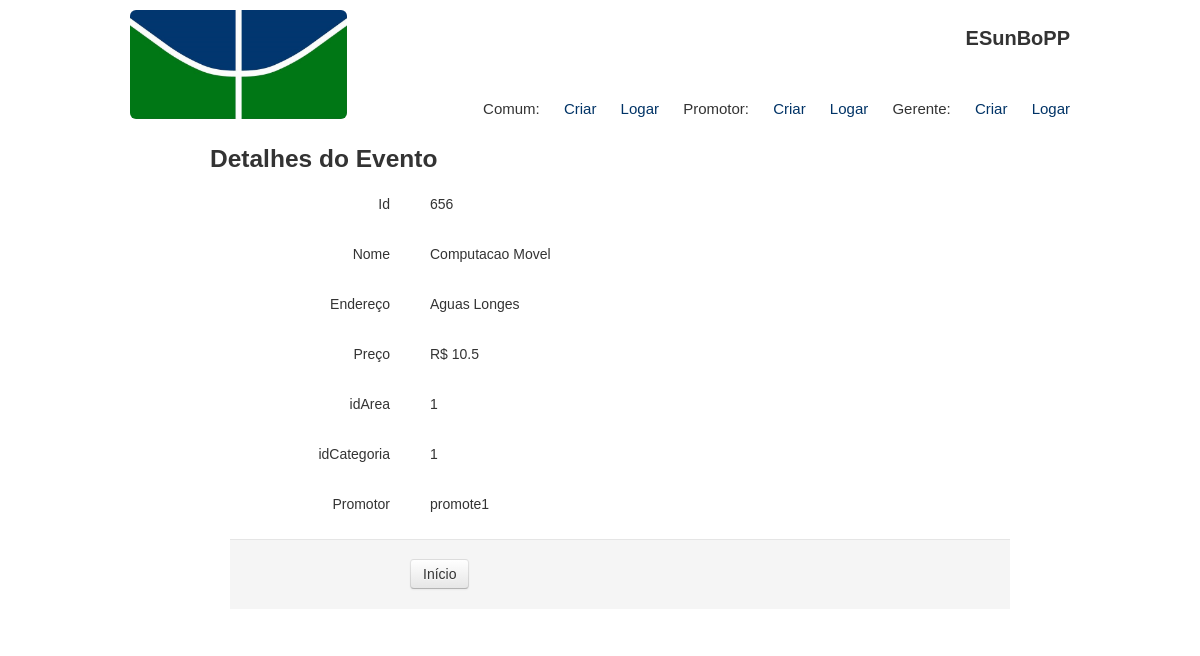
The app's page /readEvento.php?id=656 with its own data.
### tables this page shows
CREATE TABLE IF NOT EXISTS `TB_EVENTO` (
  `id` int(11) NOT NULL DEFAULT '0',
  `nome` varchar(100) NOT NULL,
  `endereco` varchar(100) NOT NULL,
  `preco` double NOT NULL,
  `idArea` int(11) DEFAULT NULL,
  `idCategoria` int(11) NOT NULL DEFAULT '0',
  `loginPromotor` varchar(30) NOT NULL DEFAULT '',
  PRIMARY KEY (`id`,`idCategoria`,`loginPromotor`)
);

### readEvento.php (the view, shortened to what this page needs)
<?php
    $id = null;
    if ( !empty($_GET['id'])) {
        $id = $_REQUEST['id'];
    }
    if ( null==$id ) {
        header("Location: index.php");
    } else {
        $pdo = Database::connect();
        $pdo->setAttribute(PDO::ATTR_ERRMODE, PDO::ERRMODE_EXCEPTION);
        $sql = "SELECT * FROM TB_EVENTO where id = ?";
        $q = $pdo->prepare($sql);
        $q->execute(array($id));
        $data = $q->fetch(PDO::FETCH_ASSOC);
    }
?>
 <?php include("common/header.php"); ?>
    <div class="container">
                <div class="span10 offset1">
                    <div class="row">
                        <h3>Detalhes do Evento</h3>
                    </div>
                    <div class="form-horizontal" >
                      <div class="control-group">
                        <label class="control-label">Id</label>
                        <div class="controls">
                            <label class="checkbox">
                                <?php echo $data['id'];?>
                            </label>
                        </div>
                      </div>
                      <div class="control-group">
                        <label class="control-label">Nome</label>
                        <div class="controls">
                            <label class="checkbox">
                                <?php echo $data['nome'];?>
                            </label>
                        </div>
                      </div>
                      <div class="control-group">
                        <label class="control-label">Endereço</label>
                        <div class="controls">
                            <label class="checkbox">
                                <?php echo $data['endereco'];?>
                            </label>
                        </div>
                      </div>
                      <div class="control-group">
                        <label class="control-label">Preço</label>
                        <div class="controls">
                            <label class="checkbox">
                                <?php echo 'R$ ' . $data['preco'];?>
                            </label>
                        </div>
                      </div>
                      <div class="control-group">
                        <label class="control-label">idArea</label>
                        <div class="controls">
                            <label class="checkbox">
                                <?php echo $data['idArea'];?>
                            </label>
                        </div>
                      </div>
                      <div class="control-group">
                        <label class="control-label">idCategoria</label>
                        <div class="controls">
                            <label class="checkbox">
                                <?php echo $data['idCategoria'];?>
                            </label>
                        </div>
                      </div>
                      <div class="control-group">
                        <label class="control-label">Promotor</label>
                        <div class="controls">
                            <label class="checkbox">
                                <?php echo $data['loginPromotor'];?>
                            </label>
                        </div>
                      </div>
                      <div class="form-actions">
                        <a class="btn" href="index.php">Início</a>
                      </div>
                    </div>
                </div>
    </div>
</body>
</html>

### libs/css/custom.css (style rules this page uses)
body { color: #333333; font-family: "Lucida Sans Unicode", "Lucida Grande", sans-serif; }

### records on screen
tb_evento: id "656", nome "Computacao Movel", endereco "Aguas Longes", preco "10.5", idArea "1", idCategoria "1", loginPromotor "promote1"
